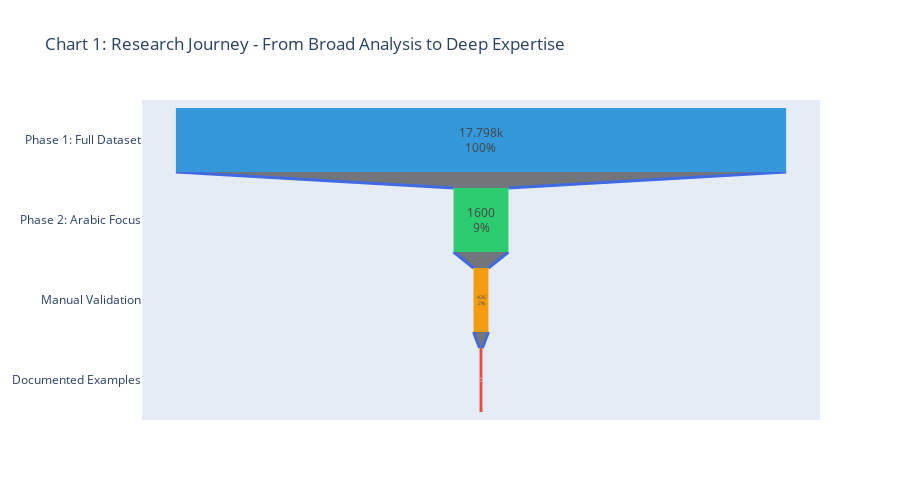

The code cell stored with this chart in its notebook:
### Markdown cell above
---
# PART A: FROM PHASE 1 TO PHASE 2 (Context Setting)
## Charts 1-2: Research Journey

### Code cell
fig = go.Figure()

# Funnel data
phases = ['Phase 1: Full Dataset', 'Phase 2: Arabic Focus', 'Manual Validation', 'Documented Examples']
values = [17798, 1600, 436, 84]
colors = ['#3498db', '#2ecc71', '#f39c12', '#e74c3c']

fig.add_trace(go.Funnel(
    y = phases,
    x = values,
    textposition = "inside",
    textinfo = "value+percent initial",
    marker = {"color": colors},
    connector = {"line": {"color": "royalblue", "width": 3}}
))

fig.update_layout(
    title="Chart 1: Research Journey - From Broad Analysis to Deep Expertise",
    height=500,
    showlegend=False
)

fig.show()

print("\n💡 INSIGHT:")
print("Progressive refinement from 17,798 entries to 84 documented pattern examples.")
print("Each phase adds domain expertise and validation rigor.")

### Figure 1 — Plotly figure (JSON) as saved in the notebook; plotly's stock layout.template omitted (floating-point values rounded to 4 significant figures)
{"data": [{"connector": {"line": {"color": "royalblue", "width": 3}}, "marker": {"color": ["#3498db", "#2ecc71", "#f39c12", "#e74c3c"]}, "textinfo": "value+percent initial", "textposition": "inside", "type": "funnel", "x": [17798, 1600, 436, 84], "y": ["Phase 1: Full Dataset", "Phase 2: Arabic Focus", "Manual Validation", "Documented Examples"]}], "layout": {"height": 500, "showlegend": false, "title": {"text": "Chart 1: Research Journey - From Broad Analysis to Deep Expertise"}}}
